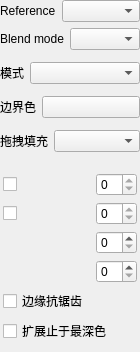
<?xml version="1.0" encoding="UTF-8"?>
<ui version="4.0">
 <class>BucketOptionsWidget</class>
 <widget class="QWidget" name="BucketOptionsWidget">
  <property name="geometry">
   <rect>
    <x>0</x>
    <y>0</y>
    <width>140</width>
    <height>221</height>
   </rect>
  </property>
  <property name="minimumSize">
   <size>
    <width>140</width>
    <height>0</height>
   </size>
  </property>
  <property name="windowTitle">
   <string>Form</string>
  </property>
  <layout class="QVBoxLayout" name="verticalLayout_2">
   <property name="spacing">
    <number>6</number>
   </property>
   <property name="leftMargin">
    <number>0</number>
   </property>
   <property name="topMargin">
    <number>0</number>
   </property>
   <property name="rightMargin">
    <number>0</number>
   </property>
   <property name="bottomMargin">
    <number>6</number>
   </property>
   <item>
    <layout class="QVBoxLayout" name="verticalLayout">
     <property name="bottomMargin">
      <number>6</number>
     </property>
     <item>
      <layout class="QHBoxLayout" name="horizontalLayout_3"/>
     </item>
     <item>
      <layout class="QHBoxLayout" name="horizontalLayout_2">
       <property name="bottomMargin">
        <number>0</number>
       </property>
       <item>
        <widget class="QLabel" name="referenceLayerDescLabel">
         <property name="text">
          <string>Reference</string>
         </property>
        </widget>
       </item>
       <item>
        <widget class="QComboBox" name="referenceLayerComboBox">
         <property name="sizePolicy">
          <sizepolicy hsizetype="Expanding" vsizetype="Fixed">
           <horstretch>0</horstretch>
           <verstretch>0</verstretch>
          </sizepolicy>
         </property>
        </widget>
       </item>
      </layout>
     </item>
     <item>
      <layout class="QHBoxLayout" name="horizontalLayout_4">
       <property name="bottomMargin">
        <number>6</number>
       </property>
       <item>
        <widget class="QLabel" name="blendModeLabel">
         <property name="text">
          <string>Blend mode</string>
         </property>
        </widget>
       </item>
       <item>
        <widget class="QComboBox" name="blendModeComboBox">
         <property name="sizePolicy">
          <sizepolicy hsizetype="Expanding" vsizetype="Fixed">
           <horstretch>0</horstretch>
           <verstretch>0</verstretch>
          </sizepolicy>
         </property>
        </widget>
       </item>
      </layout>
     </item>
     <item>
      <layout class="QHBoxLayout" name="horizontalLayout_5">
       <property name="bottomMargin">
        <number>6</number>
       </property>
       <item>
        <widget class="QLabel" name="regionModeLabel">
         <property name="text">
          <string>模式</string>
         </property>
        </widget>
       </item>
       <item>
        <widget class="QComboBox" name="regionModeComboBox">
         <property name="sizePolicy">
          <sizepolicy hsizetype="Expanding" vsizetype="Fixed">
           <horstretch>0</horstretch>
           <verstretch>0</verstretch>
          </sizepolicy>
         </property>
         <property name="toolTip">
          <string>连续区域：填充点击处的封闭区域；相似颜色：填充全图中颜色相近的所有区域（Shift+点击临时使用）；到边界色：填充直到指定颜色为止；选区填充：填充活动选区（Alt+点击临时使用）</string>
         </property>
        </widget>
       </item>
      </layout>
     </item>
     <item>
      <layout class="QHBoxLayout" name="horizontalLayout_6">
       <property name="bottomMargin">
        <number>6</number>
       </property>
       <item>
        <widget class="QLabel" name="boundaryColorLabel">
         <property name="text">
          <string>边界色</string>
         </property>
        </widget>
       </item>
       <item>
        <widget class="QPushButton" name="boundaryColorButton">
         <property name="sizePolicy">
          <sizepolicy hsizetype="Expanding" vsizetype="Fixed">
           <horstretch>0</horstretch>
           <verstretch>0</verstretch>
          </sizepolicy>
         </property>
         <property name="toolTip">
          <string>到边界色模式停止填充的颜色，通常为线稿颜色</string>
         </property>
        </widget>
       </item>
      </layout>
     </item>
     <item>
      <layout class="QHBoxLayout" name="horizontalLayout_7">
       <property name="bottomMargin">
        <number>6</number>
       </property>
       <item>
        <widget class="QLabel" name="dragModeLabel">
         <property name="text">
          <string>拖拽填充</string>
         </property>
        </widget>
       </item>
       <item>
        <widget class="QComboBox" name="dragModeComboBox">
         <property name="sizePolicy">
          <sizepolicy hsizetype="Expanding" vsizetype="Fixed">
           <horstretch>0</horstretch>
           <verstretch>0</verstretch>
          </sizepolicy>
         </property>
         <property name="toolTip">
          <string>按住拖动时的填充行为：仅相似区域只填充与起笔处颜色相近的区域（适合线稿上色）；任意区域填充拖过的一切；不用则仅单击填充</string>
         </property>
        </widget>
       </item>
      </layout>
     </item>
    </layout>
   </item>
   <item>
    <layout class="QGridLayout" name="gridLayout" rowstretch="0,0,0,0,0,0" columnstretch="0,1,0">
     <property name="sizeConstraint">
      <enum>QLayout::SetDefaultConstraint</enum>
     </property>
     <property name="leftMargin">
      <number>3</number>
     </property>
     <property name="topMargin">
      <number>3</number>
     </property>
     <property name="rightMargin">
      <number>3</number>
     </property>
     <property name="bottomMargin">
      <number>3</number>
     </property>
     <property name="verticalSpacing">
      <number>6</number>
     </property>
     <item row="0" column="1">
      <widget class="SpinSlider" name="colorToleranceSlider" native="true">
       <property name="sizePolicy">
        <sizepolicy hsizetype="Expanding" vsizetype="Preferred">
         <horstretch>0</horstretch>
         <verstretch>0</verstretch>
        </sizepolicy>
       </property>
      </widget>
     </item>
     <item row="1" column="0">
      <widget class="QCheckBox" name="expandCheckbox">
       <property name="text">
        <string/>
       </property>
      </widget>
     </item>
     <item row="1" column="2">
      <widget class="QSpinBox" name="expandSpinBox">
       <property name="maximum">
        <number>0</number>
       </property>
      </widget>
     </item>
     <item row="0" column="2">
      <widget class="QSpinBox" name="colorToleranceSpinbox">
       <property name="maximum">
        <number>0</number>
       </property>
      </widget>
     </item>
     <item row="1" column="1">
      <widget class="SpinSlider" name="expandSlider" native="true">
       <property name="sizePolicy">
        <sizepolicy hsizetype="Expanding" vsizetype="Preferred">
         <horstretch>0</horstretch>
         <verstretch>0</verstretch>
        </sizepolicy>
       </property>
      </widget>
     </item>
     <item row="0" column="0">
      <widget class="QCheckBox" name="colorToleranceCheckbox">
       <property name="text">
        <string/>
       </property>
      </widget>
     </item>
     <item row="2" column="1">
      <widget class="SpinSlider" name="closeGapSlider" native="true">
       <property name="sizePolicy">
        <sizepolicy hsizetype="Expanding" vsizetype="Preferred">
         <horstretch>0</horstretch>
         <verstretch>0</verstretch>
        </sizepolicy>
       </property>
       <property name="toolTip">
        <string>封闭线稿中不超过该像素数的缺口，防止填充物涌出（Krita 同款算法）</string>
       </property>
      </widget>
     </item>
     <item row="2" column="2">
      <widget class="QSpinBox" name="closeGapSpinbox">
       <property name="maximum">
        <number>32</number>
       </property>
      </widget>
     </item>
     <item row="3" column="1">
      <widget class="SpinSlider" name="featherSlider" native="true">
       <property name="sizePolicy">
        <sizepolicy hsizetype="Expanding" vsizetype="Preferred">
         <horstretch>0</horstretch>
         <verstretch>0</verstretch>
        </sizepolicy>
       </property>
       <property name="toolTip">
        <string>用高斯模糊羽化填充边缘</string>
       </property>
      </widget>
     </item>
     <item row="3" column="2">
      <widget class="QSpinBox" name="featherSpinbox">
       <property name="maximum">
        <number>40</number>
       </property>
      </widget>
     </item>
     <item row="4" column="0" colspan="3">
      <widget class="QCheckBox" name="antialiasCheckbox">
       <property name="text">
        <string>边缘抗锯齿</string>
       </property>
       <property name="toolTip">
        <string>平滑填充边缘的锯齿（与羽化互斥，羽化优先）</string>
       </property>
      </widget>
     </item>
     <item row="5" column="0" colspan="3">
      <widget class="QCheckBox" name="growStopDarkestCheckbox">
       <property name="text">
        <string>扩展止于最深色</string>
       </property>
       <property name="toolTip">
        <string>扩展填充时遇到更深或更不透明的线稿像素即停止，避免越过线条</string>
       </property>
      </widget>
     </item>
    </layout>
   </item>
  </layout>
 </widget>
 <customwidgets>
  <customwidget>
   <class>SpinSlider</class>
   <extends>QWidget</extends>
   <header>spinslider.h</header>
   <container>1</container>
  </customwidget>
 </customwidgets>
 <resources/>
 <connections/>
</ui>
